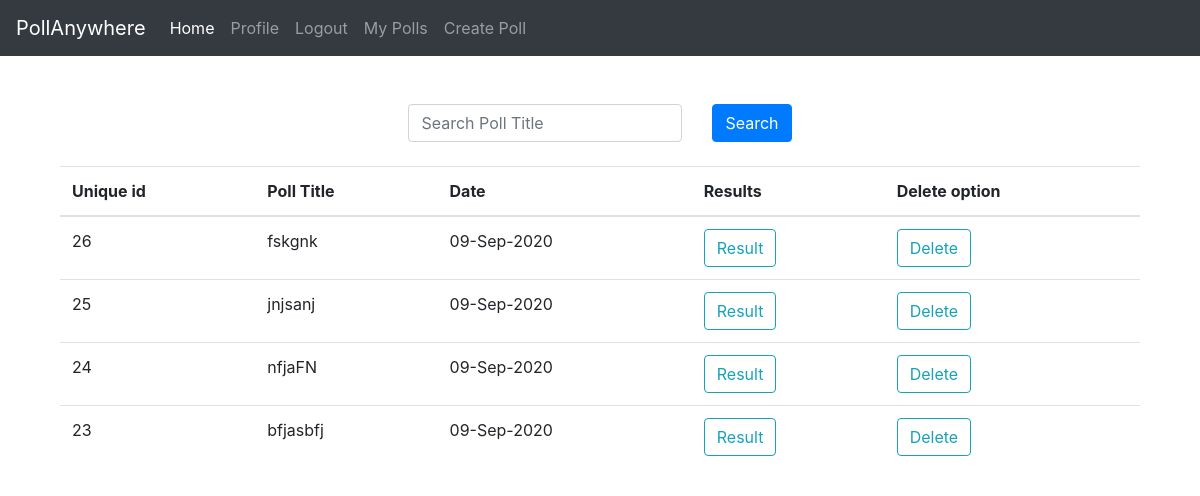
Before: /user/root/ (signed in) with the older database file.
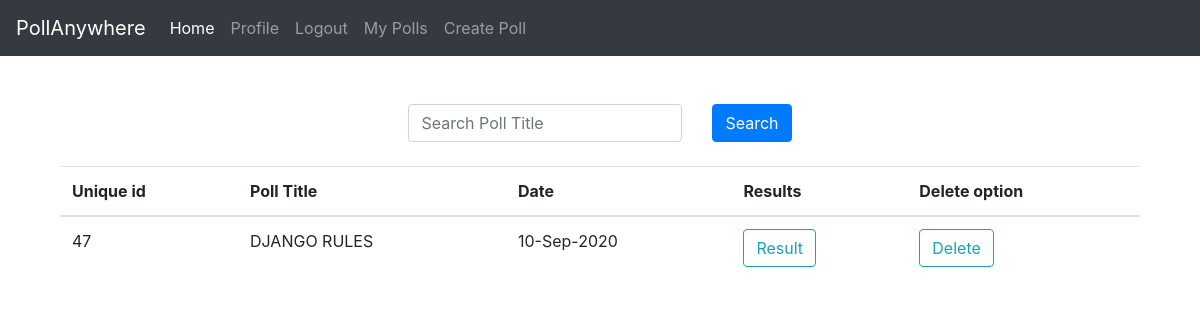
After: the same page with the newer database file.
### polls/models.py (models this page shows, shortened)
class Poll(models.Model):
    title = models.CharField(max_length=100)
    question = models.CharField(max_length=250)
    question_image = models.ImageField(blank=True, upload_to='question_image')
    time_posted = models.DateTimeField(default=timezone.now)
    voters = models.ManyToManyField(User, related_name='voters')
    author = models.ForeignKey(User, on_delete=models.CASCADE)
    link = models.CharField(max_length=10)

### polls/views.py (the view)
# urls.py: path('user/<str:username>/',UserPollListView.as_view(), name='user-polls'),
class UserPollListView(LoginRequiredMixin,ListView):
    model = Poll
    template_name = 'poll/poll_list.html'
    context_object_name = 'polls'
    paginate_by = 5
    def get_queryset(self):
        user = get_object_or_404(User, username = self.kwargs.get('username'))
        search_title = self.request.GET.get('search_title')
        polls = None
        if search_title is None:
             polls = Poll.objects.filter(author = user).order_by('-time_posted')
        else:
            polls = Poll.objects.filter(
                Q(title__icontains=search_title) & Q(author = user)
                ).order_by('-time_posted')
        return polls

### polls/templates/polls/poll_list.html (shortened to what this page needs)
{% extends "polls/base.html" %}
{% block content %}
    <div class='container'>
    <form class="form-inline d-flex justify-content-center md-form form-sm mt-5" method='get'>
            <div class='row'>
            <div class='col-md mb-4'>
            <input class="form-control" type="text" placeholder="Search Poll Title" aria-label="Search Poll Title" name='search_title'>
            </div>
            <div class='col-md mb-4'>
            <button type="submit"  class="btn btn-primary">Search</button>
             </div>
            </div>
    </form>
    <table class="table">
    <thead>
      <tr>
        <th scope='col'>Unique id</th>
        <th scope="col">Poll Title</th>
        <th scope="col">Date</th>
        <th scope="col">Results</th>
        <th scope="col">Delete option</th>
      </tr>
    </thead>
    <tbody>
    {% for poll in polls %}
     <tr>
      <td scope="row">{{ poll.pk }} </td>
      <td>{{poll.title}}</td>
      <td>{{poll.time_posted| date:"d-M-Y"}}</td>
      <td><button type="button" onclick="window.location.href='{% url 'poll-result' poll.link %}'" class="btn btn-outline-info">Result</button></td>
      <td><button type="button" onclick="window.location.href='{% url 'poll-delete' poll.pk %}'" class="btn btn-outline-info">Delete</button></td>
    </tr>
    {% endfor %}
    </tbody>
    </table>
    </div>
{% endblock content %}

### polls/templates/polls/base.html (shortened to what this page needs)
{% load static %}
<!DOCTYPE html>
<html lang="en">
<head>
<link rel="stylesheet" href="https://stackpath.bootstrapcdn.com/bootstrap/4.5.2/css/bootstrap.min.css">
</head>
<body>
<header>
<nav class="navbar navbar-expand-lg navbar-dark bg-dark">
  <a class="navbar-brand" href="{% url 'poll-create' %}">PollAnywhere</a>
  <div class="collapse navbar-collapse" id="navbarNavAltMarkup">
    <div class="navbar-nav">
      <a class="nav-item nav-link active" href="{% url 'home' %}">Home <span class="sr-only">(current)</span></a>
      {% if user.is_authenticated %}
        <a class="nav-item nav-link" href="{% url 'profile' %}">Profile</a>
        <a class="nav-item nav-link" href="{% url 'logout' %}">Logout</a>
        <a class="nav-item nav-link" href="{% url 'user-polls' user%}">My Polls</a>
      {% else %}
        <a class="nav-item nav-link" href="{% url 'register' %}">Register</a>
        <a class="nav-item nav-link" href="{% url 'login' %}">Login</a>
      {% endif %}
      <a class="nav-item nav-link" href="{% url 'poll-create' %}">Create Poll</a>
    </div>
  </div>
</nav>
</header>
    <div class='container mx-auto'>
    {% block content %}
    {% endblock content %}
    </div>
</body>
</html>

Changed rows visible on the page:
removed Poll: pk "26", title "fskgnk", time_posted "09-Sep-2020"
removed Poll: pk "25", title "jnjsanj", time_posted "09-Sep-2020"
removed Poll: pk "24", title "nfjaFN", time_posted "09-Sep-2020"
removed Poll: pk "23", title "bfjasbfj", time_posted "09-Sep-2020"
added Poll: pk "47", title "DJANGO RULES", time_posted "10-Sep-2020"
